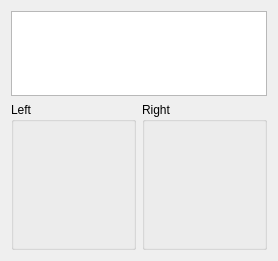
          <widget class="QWidget" name="tab_edges_2_data">
           <attribute name="title">
            <string>Data</string>
           </attribute>
           <layout class="QGridLayout" name="gridLayout_41">
            <item row="0" column="0">
             <layout class="QVBoxLayout" name="verticalLayout_62" stretch="4,7">
              <item>
               <widget class="QTableWidget" name="table_edges"/>
              </item>
              <item>
               <layout class="QHBoxLayout" name="horizontalLayout_61">
                <item>
                 <widget class="QGroupBox" name="gb_left">
                  <property name="title">
                   <string>Left</string>
                  </property>
                  <layout class="QGridLayout" name="gridLayout_36">
                   <item row="0" column="0">
                    <layout class="QHBoxLayout" name="horizontalLayout_34">
                     <item>
                      <widget class="QWidget" name="graph_left_contour" native="true"/>
                     </item>
                     <item>
                      <widget class="QWidget" name="graph_left_st" native="true"/>
                     </item>
                    </layout>
                   </item>
                  </layout>
                 </widget>
                </item>
                <item>
                 <widget class="QGroupBox" name="gb_right">
                  <property name="title">
                   <string>Right</string>
                  </property>
                  <layout class="QGridLayout" name="gridLayout_40">
                   <item row="0" column="0">
                    <layout class="QHBoxLayout" name="horizontalLayout_58">
                     <item>
                      <widget class="QWidget" name="graph_right_contour" native="true"/>
                     </item>
                     <item>
                      <widget class="QWidget" name="graph_right_st" native="true"/>
                     </item>
                    </layout>
                   </item>
                  </layout>
                 </widget>
                </item>
               </layout>
              </item>
             </layout>
            </item>
           </layout>
          </widget>
